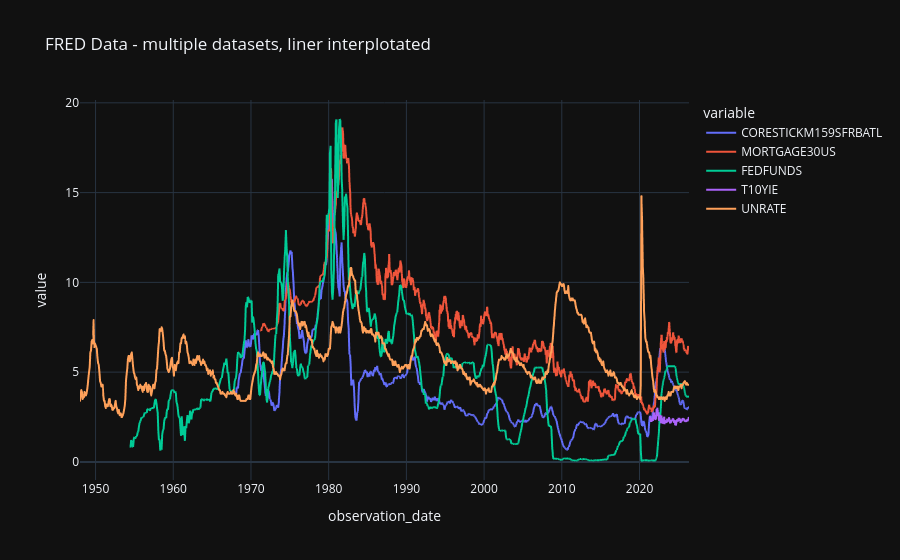

The cell this chart's notebook holds for it:
### Code cell
pdfs_interpl.plot(title = 'FRED Data - multiple datasets, liner interplotated')

### Figure 1 — Plotly figure (JSON) as saved in the notebook; plotly's stock layout.template omitted (floating-point values rounded to 4 significant figures; data arrays with more than 128 entries replaced by an {"elided": "..."} marker saying what was removed)
{"data": [{"hovertemplate": "variable=CORESTICKM159SFRBATL<br>observation_date=%{x}<br>value=%{y}<extra></extra>", "legendgroup": "CORESTICKM159SFRBATL", "line": {"color": "#636efa", "dash": "solid"}, "marker": {"symbol": "circle"}, "mode": "lines", "name": "CORESTICKM159SFRBATL", "showlegend": true, "type": "scattergl", "x": {"elided": "4739 str values"}, "xaxis": "x", "y": {"elided": "4739 float values"}, "yaxis": "y"}, {"hovertemplate": "variable=MORTGAGE30US<br>observation_date=%{x}<br>value=%{y}<extra></extra>", "legendgroup": "MORTGAGE30US", "line": {"color": "#EF553B", "dash": "solid"}, "marker": {"symbol": "circle"}, "mode": "lines", "name": "MORTGAGE30US", "showlegend": true, "type": "scattergl", "x": {"elided": "4739 str values"}, "xaxis": "x", "y": {"elided": "4739 float values"}, "yaxis": "y"}, {"hovertemplate": "variable=FEDFUNDS<br>observation_date=%{x}<br>value=%{y}<extra></extra>", "legendgroup": "FEDFUNDS", "line": {"color": "#00cc96", "dash": "solid"}, "marker": {"symbol": "circle"}, "mode": "lines", "name": "FEDFUNDS", "showlegend": true, "type": "scattergl", "x": {"elided": "4739 str values"}, "xaxis": "x", "y": {"elided": "4739 float values"}, "yaxis": "y"}, {"hovertemplate": "variable=T10YIE<br>observation_date=%{x}<br>value=%{y}<extra></extra>", "legendgroup": "T10YIE", "line": {"color": "#ab63fa", "dash": "solid"}, "marker": {"symbol": "circle"}, "mode": "lines", "name": "T10YIE", "showlegend": true, "type": "scattergl", "x": {"elided": "4739 str values"}, "xaxis": "x", "y": {"elided": "4739 float values"}, "yaxis": "y"}, {"hovertemplate": "variable=UNRATE<br>observation_date=%{x}<br>value=%{y}<extra></extra>", "legendgroup": "UNRATE", "line": {"color": "#FFA15A", "dash": "solid"}, "marker": {"symbol": "circle"}, "mode": "lines", "name": "UNRATE", "showlegend": true, "type": "scattergl", "x": {"elided": "4739 str values"}, "xaxis": "x", "y": {"elided": "4739 float values"}, "yaxis": "y"}], "layout": {"legend": {"title": {"text": "variable"}, "tracegroupgap": 0}, "title": {"text": "FRED Data - multiple datasets, liner interplotated"}, "xaxis": {"anchor": "y", "domain": [0, 1], "title": {"text": "observation_date"}}, "yaxis": {"anchor": "x", "domain": [0, 1], "title": {"text": "value"}}}}
